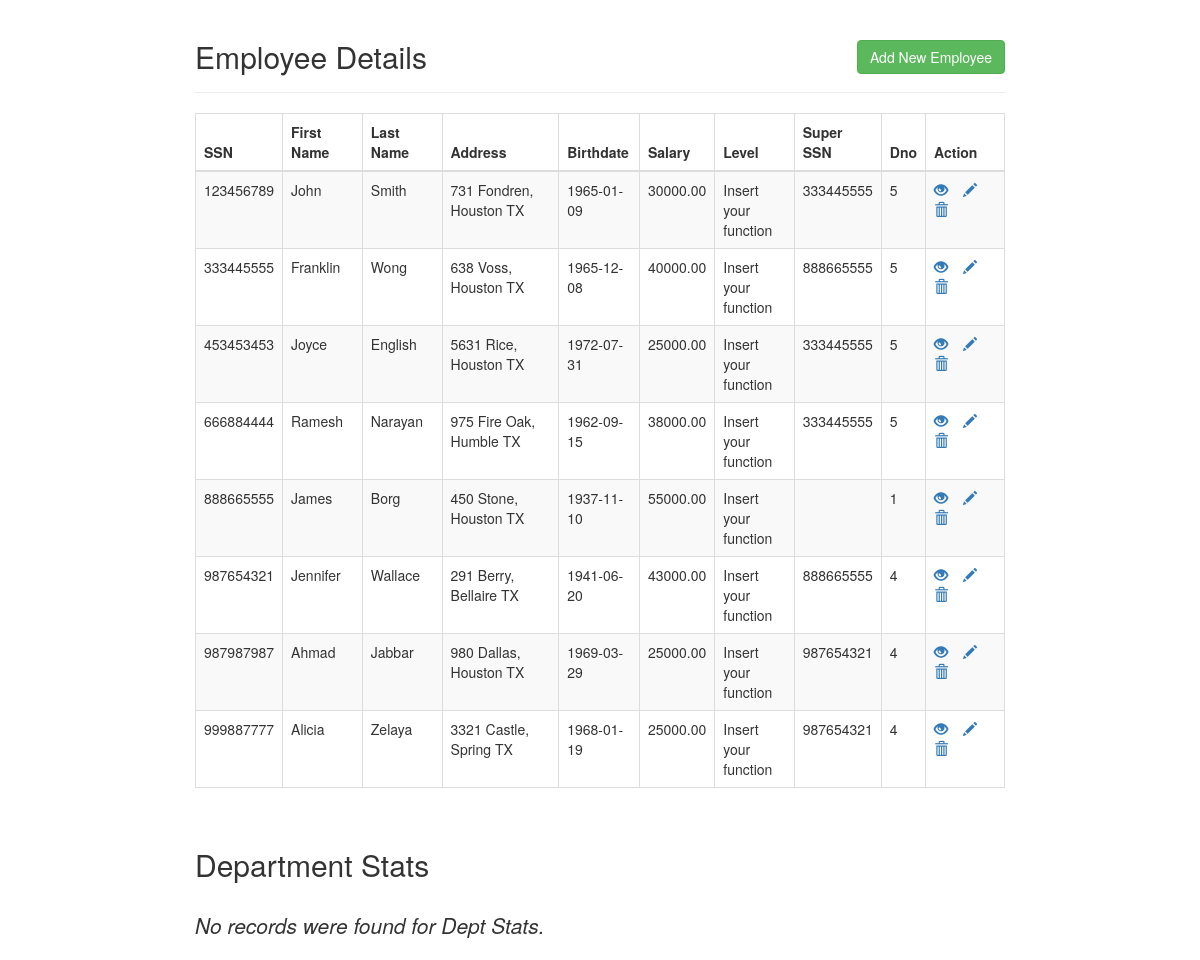
The page / on the database its author committed.
### tables this page shows
create table EMPLOYEE (
  Fname varchar(15) not null,
  Lname varchar(15) not null,
  Ssn char(9) not null,  
  Bdate date not null,
  Address varchar(30) not null,
  Sex char(1) not null,
  Salary decimal(10,2) not null,
  Super_ssn char(9),
  Dno int(2) not null,
  constraint Fullname UNIQUE(Fname, Lname),  
  primary key (Ssn), 
  foreign key (Dno) references DEPARTMENT(Dnumber)
);

### index.php (the view, shortened to what this page needs)
<!DOCTYPE html>
<html lang="en">
<head>
<link rel="stylesheet" href="https://maxcdn.bootstrapcdn.com/bootstrap/3.4.1/css/bootstrap.min.css">
</head>
<body>
    <div class="wrapper">
        <div class="container-fluid">
            <div class="row">
                <div class="col-md-12">
                    <div class="page-header clearfix">
                        <h2 class="pull-left">Employee Details</h2>
                        <a href="createEmployee.php" class="btn btn-success pull-right">Add New Employee</a>
                    </div>
                    <?php
                    require_once "config.php";
                    $sql = "SELECT Ssn,Fname,Lname,Salary, Address, Bdate, 'Insert your function' as Level, Super_ssn, Dno
							FROM EMPLOYEE";
                    if($result = mysqli_query($link, $sql)){
                        if(mysqli_num_rows($result) > 0){
                            echo "<table class='table table-bordered table-striped'>";
                                echo "<thead>";
                                    echo "<tr>";
                                        echo "<th width=8%>SSN</th>";
                                        echo "<th width=10%>First Name</th>";
                                        echo "<th width=10%>Last Name</th>";
                                        echo "<th width=15%>Address </th>";
										echo "<th width=10%>Birthdate </th>";
										echo "<th width = 5%>Salary</th>";
                                        echo "<th width=10%> Level  </th>";
                                        echo "<th width =8%>Super SSN  </th>";
										echo "<th width =5%>Dno  </th>";
                                        echo "<th width=10%>Action</th>";
                                    echo "</tr>";
                                echo "</thead>";
                                echo "<tbody>";
                                while($row = mysqli_fetch_array($result)){
                                    echo "<tr>";
                                        echo "<td>" . $row['Ssn'] . "</td>";
                                        echo "<td>" . $row['Fname'] . "</td>";
                                        echo "<td>" . $row['Lname'] . "</td>";
										echo "<td>" . $row['Address'] . "</td>";
										echo "<td>" . $row['Bdate'] . "</td>";
                                        echo "<td>" . $row['Salary'] . "</td>";
                                        echo "<td>" . $row['Level'] . "</td>";
										echo "<td>" . $row['Super_ssn'] . "</td>";
                                        echo "<td>" . $row['Dno'] . "</td>";
                                        echo "<td>";
                                            echo "<a href='viewProjects.php?Ssn=". $row['Ssn']."&Lname=".$row['Lname']."' title='View Projects' data-toggle='tooltip'><span class='glyphicon glyphicon-eye-open'></span></a>";
                                            echo "<a href='updateEmployee.php?Ssn=". $row['Ssn'] ."' title='Update Record' data-toggle='tooltip'><span class='glyphicon glyphicon-pencil'></span></a>";
                                            echo "<a href='deleteEmployee.php?Ssn=". $row['Ssn'] ."' title='Delete Record' data-toggle='tooltip'><span class='glyphicon glyphicon-trash'></span></a>";
                                        echo "</td>";
                                    echo "</tr>";
                                }
                                echo "</tbody>";
                            echo "</table>";
                        } else{
                            echo "<p class='lead'><em>No records were found.</em></p>";
                        }
                    } else{
                        echo "ERROR: Could not able to execute $sql. <br>" . mysqli_error($link);
                    }
					echo "<br> <h2> Department Stats </h2> <br>";
                    $sql2 = "SELECT * FROM DEPT_STATS";
                    if($result2 = mysqli_query($link, $sql2)){
                        if(mysqli_num_rows($result2) > 0){
                            echo "<div class='col-md-4'>";
							echo "<table width=30% class='table table-bordered table-striped'>";
                                echo "<thead>";
                                    echo "<tr>";
                                        echo "<th width=20%>Dno</th>";
                                        echo "<th width = 20%>Number of Employees</th>";
                                        echo "<th width = 40%>Average Salary</th>";
                                echo "</thead>";
                                echo "<tbody>";
                                while($row = mysqli_fetch_array($result2)){
                                    echo "<tr>";
                                        echo "<td>" . $row['Dnumber'] . "</td>";
                                        echo "<td>" . $row['Emp_count'] . "</td>";
                                        echo "<td>" . $row['Avg_salary'] . "</td>";
                                    echo "</tr>";
                                }
                                echo "</tbody>";
                            echo "</table>";
                            mysqli_free_result($result2);
                        } else{
                            echo "<p class='lead'><em>No records were found for Dept Stats.</em></p>";
                        }
                    } else{
                        echo "ERROR: Could not able to execute $sql2. <br>" . mysqli_error($link);
                    }
                    ?>
                </div>
</body>
</html>

### index.php (style rules this page uses)
.wrapper { width: 70%; margin:0 auto; }
.page-header h2 { margin-top: 0; }
table tr td:last-child a { margin-right: 15px; }

### rows shown on the page
employee: Ssn "123456789", Fname "John", Lname "Smith", Address "731 Fondren, Houston TX", Bdate "1965-01-09", Salary "30000.00", Level "Insert your function", Super_ssn "333445555", Dno "5"
employee: Ssn "333445555", Fname "Franklin", Lname "Wong", Address "638 Voss, Houston TX", Bdate "1965-12-08", Salary "40000.00", Level "Insert your function", Super_ssn "888665555", Dno "5"
employee: Ssn "453453453", Fname "Joyce", Lname "English", Address "5631 Rice, Houston TX", Bdate "1972-07-31", Salary "25000.00", Level "Insert your function", Super_ssn "333445555", Dno "5"
employee: Ssn "666884444", Fname "Ramesh", Lname "Narayan", Address "975 Fire Oak, Humble TX", Bdate "1962-09-15", Salary "38000.00", Level "Insert your function", Super_ssn "333445555", Dno "5"
employee: Ssn "888665555", Fname "James", Lname "Borg", Address "450 Stone, Houston TX", Bdate "1937-11-10", Salary "55000.00", Level "Insert your function", Dno "1"
employee: Ssn "987654321", Fname "Jennifer", Lname "Wallace", Address "291 Berry, Bellaire TX", Bdate "1941-06-20", Salary "43000.00", Level "Insert your function", Super_ssn "888665555", Dno "4"
employee: Ssn "987987987", Fname "Ahmad", Lname "Jabbar", Address "980 Dallas, Houston TX", Bdate "1969-03-29", Salary "25000.00", Level "Insert your function", Super_ssn "987654321", Dno "4"
employee: Ssn "999887777", Fname "Alicia", Lname "Zelaya", Address "3321 Castle, Spring TX", Bdate "1968-01-19", Salary "25000.00", Level "Insert your function", Super_ssn "987654321", Dno "4"
